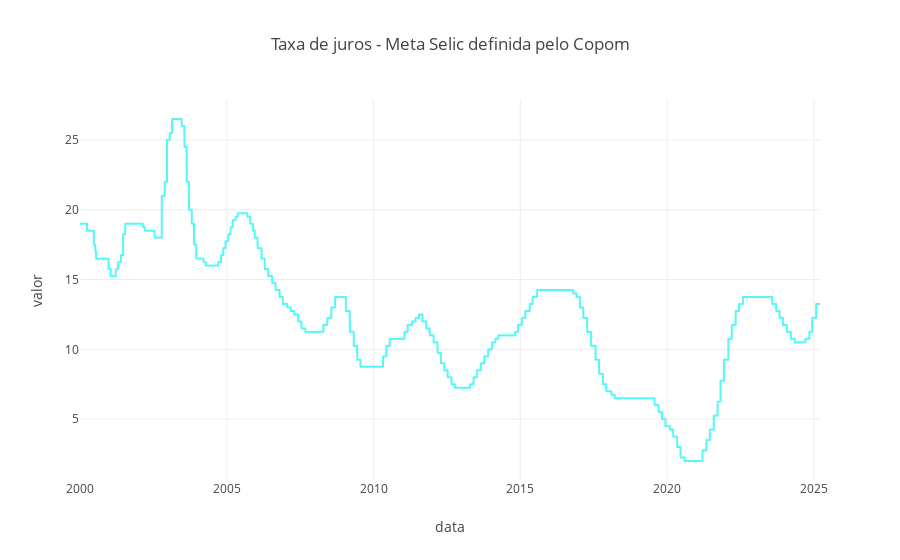

The notebook cell this image was saved under:
### Code cell
fig = px.line(selic_meta_2000,
               y='valor',
               title='Taxa de juros - Meta Selic definida pelo Copom',
               color_discrete_sequence=['#53f8f9']
               );

# Plotar 
fig.show()

### Figure 1 — Plotly figure (JSON) as saved in the notebook; plotly's stock layout.template omitted (floating-point values rounded to 4 significant figures; data arrays with more than 128 entries replaced by an {"elided": "..."} marker saying what was removed)
{"data": [{"hovertemplate": "data=%{x}<br>valor=%{y}<extra></extra>", "legendgroup": "", "line": {"color": "#53f8f9", "dash": "solid"}, "marker": {"symbol": "circle"}, "mode": "lines", "name": "", "showlegend": false, "type": "scattergl", "x": {"elided": "9210 str values"}, "xaxis": "x", "y": {"elided": "9210 float values"}, "yaxis": "y"}], "layout": {"legend": {"tracegroupgap": 0}, "title": {"text": "Taxa de juros - Meta Selic definida pelo Copom"}, "xaxis": {"anchor": "y", "domain": [0, 1], "title": {"text": "data"}}, "yaxis": {"anchor": "x", "domain": [0, 1], "title": {"text": "valor"}}}}
